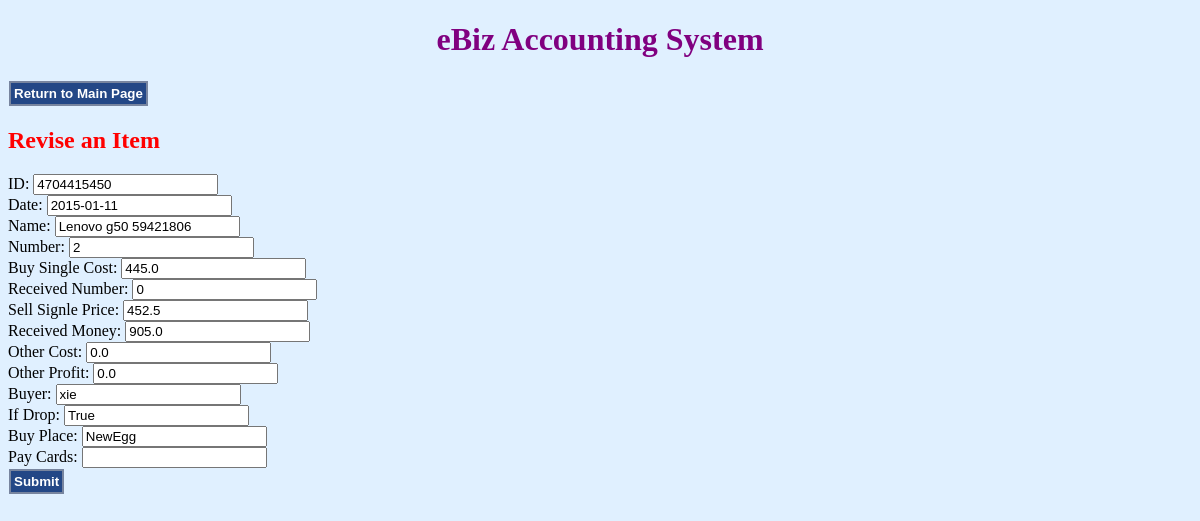
The page /revise_item/4704415450 on the database its author committed.
### Item.py (models this page shows, shortened)
class Item(Model):
    uID = IntegerField(unique=True);
    date = DateField();
    number = IntegerField();
    name = TextField();
    buySingleCost = DoubleField();
    buyTotalCost = DoubleField();
    receivedNum = IntegerField();
    sellSignlePrice = DoubleField();
    sellTotalPrice = DoubleField();
    receivedMoney = DoubleField();
    otherCost = DoubleField();
    basicProfit = DoubleField();
    otherProfit = DoubleField();
    totalProfit = DoubleField();
    buyer = CharField(max_length=120);
    buyPlace = CharField(max_length=120);
    payCards = TextField();
    ifDrop = BooleanField();
    class Meta:
        database = db;

### ebizSys.py (the view)
@app.route('/revise_item/<int:uID>')
@app.route('/revise_item')
def revise_item(uID):
    item = Item.get_item_by_ID(uID);
    return render_template("revise_item.html", item=item);

### Item.py (called while the page is built)
def get_item_by_ID(_ID):
    for x in Item.select():
        if x.uID == _ID:
            return x;

### templates/revise_item.html (shortened to what this page needs)
<!DOCTYPE html>
<html>
	<head>
		<link rel="stylesheet" type="text/css" href="/static/styles.css">
	</head>
	<body>
		<h1>eBiz Accounting System</h1>
		<form action="{{ url_for('index') }}">
			<input class="retrn_to_home" type="submit" value="Return to Main Page">
		</form>
		<h2>Revise an Item</h2>
		<form action="{{ url_for('save_revise_item') }}" method="POST"
		class="save_revise_item">
			<div >
				<label>ID: </label><input name="uID" value="{{ item.uID }}" readonly="True"><br>
				<label>Date: </label><input name="date" value="{{ item.date }}"><br>
				<label>Name: </label><input name="name" value="{{ item.name }}"><br>
				<label>Number: </label><input name="num" value="{{ item.number }}"><br>
				<label>Buy Single Cost: </label><input name="buySingleCost" value="{{ item.buySingleCost }}"><br>
				<label>Received Number: </label><input name="receivedNum" value="{{ item.receivedNum }}"><br>
				<label>Sell Signle Price: </label><input name="sellSignlePrice" value="{{ item.sellSignlePrice }}"><br>
				<label>Received Money: </label><input name="receivedMoney" value="{{ item.receivedMoney }}"><br>
				<label>Other Cost: </label><input name="otherCost" value="{{ item.otherCost }}"><br>
				<label>Other Profit: </label><input name="otherProfit" value="{{ item.otherProfit }}"><br>
				<label>Buyer: </label><input name="buyer" value="{{ item.buyer }}"><br>
				<label>If Drop: </label><input name="ifDrop" value="{{ item.ifDrop }}"><br>
				<label>Buy Place: </label><input name="buyPlace" value="{{ item.buyPlace }}"><br>
				<label>Pay Cards: </label><input name="payCards" value="{{ item.payCards }}"><br>
			</div>
			<input id="revise_submit" type="submit" class="submit_button" value="Submit">
		</form>
	</body>
</html>

### static/styles.css (style rules this page uses)
body { background-color: #E0F0FF; }
h1 { color: purple; text-align: center; }
h2 { color: red; }
.add_button,.submit_button,.retrn_to_home { background-color:#234786; border-color: #78859F; border-style: solid; color:#FFFFFF; display: inline; font-weight: bold; padding: 3px; margin:1px; }

### rows shown on the page
Item: uID "4704415450", date "2015-01-11", name "Lenovo g50 59421806", num "2", buySingleCost "445.0", receivedNum "0", sellSignlePrice "452.5", receivedMoney "905.0", otherCost "0.0", otherProfit "0.0", buyer "xie", ifDrop "True", buyPlace "NewEgg"
